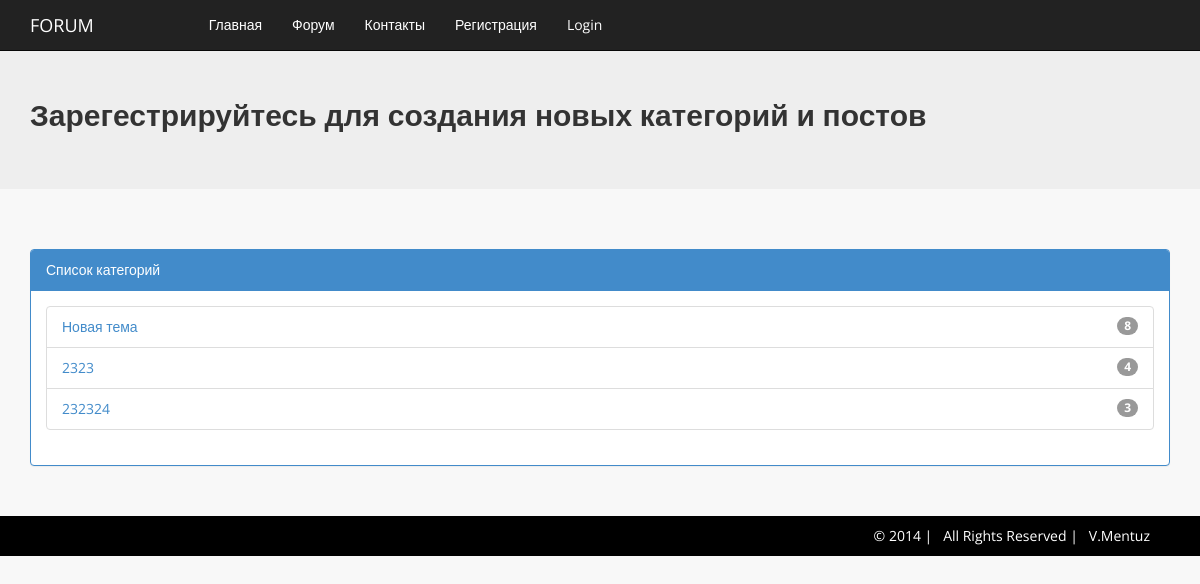
Page /index.php?page=forum on the earlier database version.
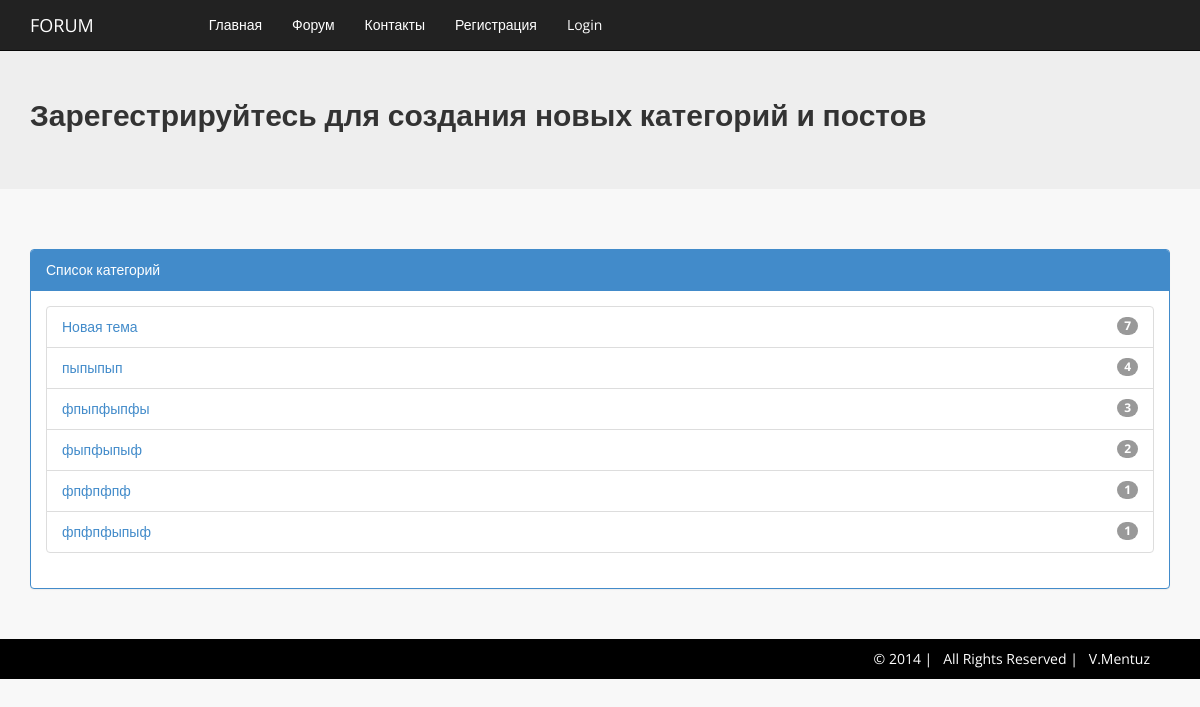
Same page on the later database version.
### tables this page shows
CREATE TABLE `f_categories` (
  `id` int(8) unsigned NOT NULL AUTO_INCREMENT,
  `title` varchar(255) DEFAULT NULL,
  `messNum` int(8) unsigned DEFAULT NULL,
  `user_id` int(8) unsigned DEFAULT NULL,
  PRIMARY KEY (`id`),
  UNIQUE KEY `Unique_title` (`title`)
);

### index.php (called while the page is built, shortened)
<?php
include ("inc/classes/Storage.php");
include ("inc/classes/ContentManager.php");
(isset($_GET['page'])) ? $fileManager = new ContentManager($_GET['page']) : $fileManager = new ContentManager('main');
include ($fileManager->modifyDirectory);
include ("view/layout/header.php");
include ($fileManager->tplDirectory);
include ("view/layout/footer.php");

### controller/forumController.php (called while the page is built, shortened)
<?php
$data = new Storage(1);
$data->connect();
$categories = $data->getCategories('messNum');

### inc/classes/Storage.php (called while the page is built, shortened)
<?php
class Storage implements Data {
    public $dsn = 'mysql:dbname=vm_forum;host=127.0.0.1';
    public $user = 'root';
    public $password = '';
    private $type;
    public function __construct($type) {
        $this->type = $type;
    }
    public function connect() {
        if ($this->type == 1) {
            try {
                $this->dbh = new PDO($this->dsn, $this->user, $this->password);
            } catch (PDOException $e) {
                echo 'Connection failed: ' . $e->getMessage();
            }
        }
    }
    public function getCategories($order) {
        $query = "SELECT id,title,$order FROM f_categories ORDER BY $order DESC";
        $sth = $this->dbh->prepare($query);
        $sth->execute();
        $this->data = $sth->fetchAll(PDO::FETCH_ASSOC);
        return $this->data;
        }
}

### inc/classes/ContentManager.php (the view, shortened to what this page needs)
<?php
class ContentManager {
    public static function renderCategories(array $data, $printedData) {
        $html = "<ul class='list-group'>";
        foreach ($data as $value) {
            $html .= "<li class='list-group-item'>";
            $html .= "<span class='badge'>" . $value["$printedData"] . "</span><a href='index.php?page=forum_in&cat_id=" . $value['id'] . " '>" . $value['title'] . "</a>";
            $html .= "</li>";
        }
        $html .= "</ul>";
        return $html;
    }
}

### view/layout/header.php (shortened to what this page needs)
<!DOCTYPE html>
<html lang="en">
    <head>
        <link href="css/bootstrap.css" rel="stylesheet">
        <link href="css/font-awesome.min.css" rel="stylesheet" />
        <link href="css/blog.css" rel="stylesheet" />
        <link href="css/style.css" rel="stylesheet" />
    </head>
    <body>
        <nav class="navbar navbar-inverse navbar-fixed-top" role="navigation">
            <div class="container">
                <div class="navbar-header">
                    <a class="navbar-brand" href="htttp://www.binarytheme.com">FORUM</a>
                </div>
                <div class="collapse navbar-collapse navbar-ex1-collapse">
                    <ul class="nav navbar-nav">
                        <li><a href="index.php?page=main">Главная</a>
                        </li>
                        <li><a href="index.php?page=forum">Форум</a>
                        </li>
                        <li><a href="index.php?page=contacts">Контакты</a>
                        </li>
                        <?php if (!isset($_SESSION['userName'])) { ?>
                            <li><a href="index.php?page=registration">Регистрация</a>
                            </li>
                            <li><a href="index.php?page=login">Login</a>
                            </li>
                        <?php } ?>
                    </ul>
                </div>
            </div>
        </nav>

### view/forum.php
<div class="jumbotron top-margin-low">
    <?php if (!isset($_SESSION['userID'])) { ?>
        <h2><strong>Зарегестрируйтесь для создания новых категорий и постов</strong>  </h2>
    <?php } else { ?>
        <h2><strong>Выберите категорию или <a href="index.php?page=create_category"> создайте новую </a></strong>  </h2>
    <?php } ?>
</div>
<div class="container" >
    <div class="row ">
        <div class="col-md-12 top-margin">
            <div class="panel panel-primary">
                <div class="panel-heading">
                    Список категорий
                </div>
                <div class="panel-body">
                    <?php echo ContentManager::renderCategories($categories, "messNum"); ?>
                </div>
            </div>
        </div>
    </div>
</div>

### view/layout/footer.php (shortened to what this page needs)
<div class="col-md-12 top-margin footer-section">
    &copy; 2014 | &nbsp; All Rights Reserved | &nbsp; V.Mentuz
</div>
</body>
</html>

### css/style.css (style rules this page uses)
.nav a { color:#ffffff !important; }
.navbar-header a { color:#ffffff !important; padding-right:100px; }
.top-margin { margin-top:30px; }
.top-margin-low { margin-top:30px; }
h1, h2, h3, h4, h5, h6 { font-family:'Open Sans', sans-serif; }
.footer-section { background-color:#000; color:#fff; min-height:40px; text-align:right; padding-right:50px; vertical-align:middle; padding-top:10px; }

Differences in the rows shown:
removed f_categories: messNum "4", title "2323"
removed f_categories: messNum "3", title "232324"
changed f_categories "Новая тема": messNum "8" → "7"
added f_categories: messNum "4", title "пыпыпып"
added f_categories: messNum "3", title "фпыпфыпфы"
added f_categories: messNum "2", title "фыпфыпыф"
added f_categories: messNum "1", title "фпфпфпф"
added f_categories: messNum "1", title "фпфпфыпыф"
